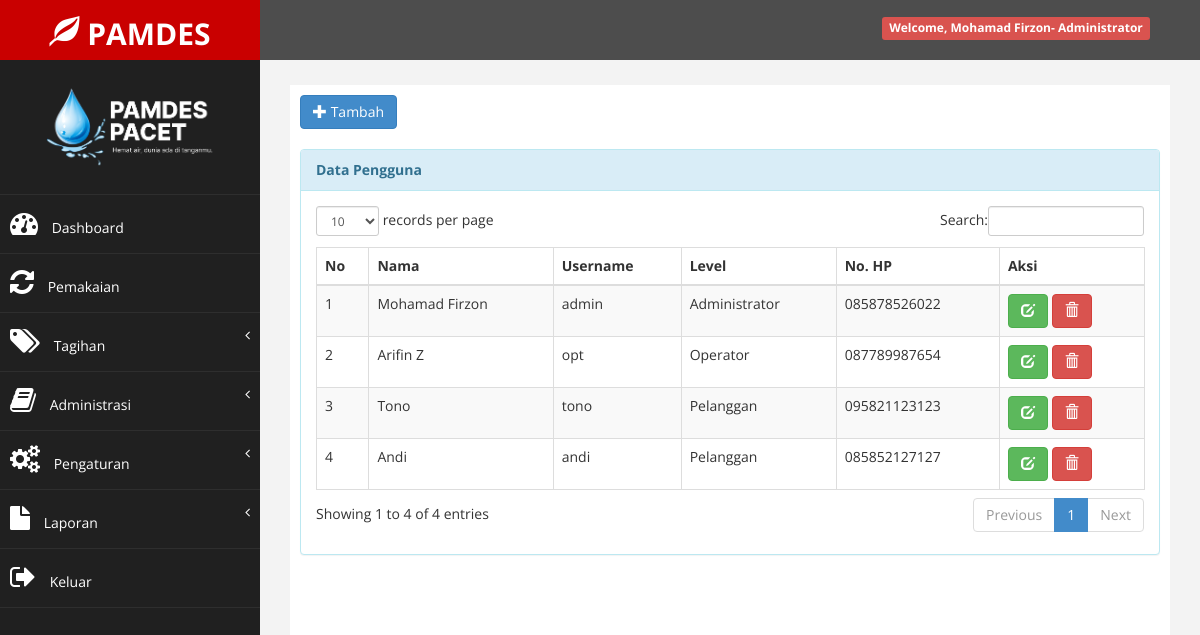
The page /?halaman=pengguna_tampil (signed in) on the database its author committed.
### tables this page shows
CREATE TABLE `tb_user` (
  `id_user` int(11) NOT NULL,
  `nama_user` varchar(20) NOT NULL,
  `username` varchar(15) NOT NULL,
  `password` varchar(15) NOT NULL,
  `level` varchar(15) NOT NULL,
  `no_hp` char(13) NOT NULL,
  `no_rek` char(15) NOT NULL
);

### super/pengguna/pengguna_tampil.php (the view)
<div class="row">
                <div class="col-md-12">
                    <a href="?halaman=pengguna_tambah" class="btn btn-primary"><i class="glyphicon glyphicon-plus"></i> Tambah</a>
                    <br><br>
                    <div class="panel panel-info">
                        <div class="panel-heading">
                             <b>Data Pengguna</b>
                        </div>
                        <div class="panel-body">
                            <div class="table-responsive">
                                <table class="table table-striped table-bordered table-hover" id="dataTables-example">
                                    <thead>
                                        <tr>
                                            <th>No</th>
                                            <th>Nama</th>
                                            <th>Username</th>
                                            <th>Level</th>
                                            <th>No. HP</th>
                                            <th>Aksi</th>
                                        </tr>
                                    </thead>
                                    <tbody>
                                    <?php
                                    $no = 1;
                                    $sql = $koneksi->query("select * from tb_user");
                                    while ($data= $sql->fetch_assoc()) {
                                    ?>
                                    <tr>
                                        <td><?php echo $no++; ?></td>
                                        <td><?php echo $data['nama_user']; ?></td>
                                        <td><?php echo $data['username']; ?></td>
                                        <td><?php echo $data['level']; ?></td>
                                        <td><?php echo $data['no_hp']; ?></td>
                                        <td>
                                        <a href="?halaman=pengguna_ubah&kode=<?php echo $data['id_user']; ?>" title="Ubah" class="btn btn-success"><i class="glyphicon glyphicon-edit"></i></a>
                                        <a href="?halaman=pengguna_hapus&kode=<?php echo $data['id_user']; ?>" onclick="return confirm('Apakah anda yakin hapus pengguna ini ?')" title="Hapus" class="btn btn-danger"><i class="glyphicon glyphicon-trash"></i></>
                                        </td>
                                    </tr>
                                    <?php
                                    }
                                    ?>
                                    </tbody>
                                    </div>
                                </div>
                            </div>
                        </div>
                    </div>
                </div>

### assets/css/custom.css (style rules this page uses)
body { font-family: 'Open Sans', sans-serif; }

### rows shown on the page
tb_user: nama_user "Mohamad Firzon", username "admin", level "Administrator", no_hp "085878526022"
tb_user: nama_user "Arifin Z", username "opt", level "Operator", no_hp "087789987654"
tb_user: nama_user "Tono", username "tono", level "Pelanggan", no_hp "095821123123"
tb_user: nama_user "Andi", username "andi", level "Pelanggan", no_hp "085852127127"

### other values the page prints
$data_nama_lengkap "Mohamad Firzon"
$data_level "Administrator"
